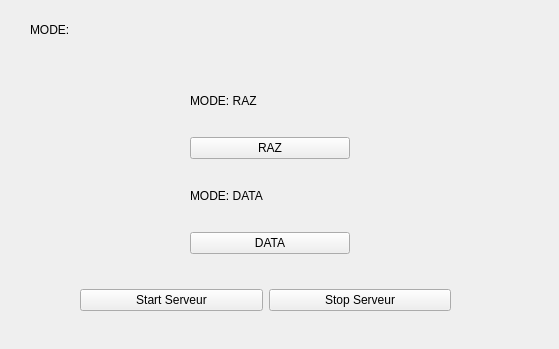
<?xml version="1.0" encoding="UTF-8"?>
<ui version="4.0">
 <class>GestionPortique</class>
 <widget class="QWidget" name="GestionPortique">
  <property name="geometry">
   <rect>
    <x>0</x>
    <y>0</y>
    <width>559</width>
    <height>349</height>
   </rect>
  </property>
  <property name="windowTitle">
   <string>Portique</string>
  </property>
  <widget class="QWidget" name="verticalLayoutWidget">
   <property name="geometry">
    <rect>
     <x>190</x>
     <y>70</y>
     <width>160</width>
     <height>184</height>
    </rect>
   </property>
   <layout class="QVBoxLayout" name="verticalLayout">
    <item>
     <widget class="QLabel" name="label">
      <property name="text">
       <string>MODE: RAZ</string>
      </property>
     </widget>
    </item>
    <item>
     <widget class="QPushButton" name="pushButton">
      <property name="text">
       <string>RAZ</string>
      </property>
     </widget>
    </item>
    <item>
     <widget class="QLabel" name="label_3">
      <property name="text">
       <string>MODE: DATA</string>
      </property>
     </widget>
    </item>
    <item>
     <widget class="QPushButton" name="pushButton_3">
      <property name="text">
       <string>DATA</string>
      </property>
     </widget>
    </item>
   </layout>
  </widget>
  <widget class="QLabel" name="label_4">
   <property name="geometry">
    <rect>
     <x>30</x>
     <y>20</y>
     <width>63</width>
     <height>20</height>
    </rect>
   </property>
   <property name="text">
    <string>MODE:</string>
   </property>
  </widget>
  <widget class="QWidget" name="gridLayoutWidget">
   <property name="geometry">
    <rect>
     <x>80</x>
     <y>260</y>
     <width>371</width>
     <height>80</height>
    </rect>
   </property>
   <layout class="QGridLayout" name="gridLayout">
    <item row="0" column="0">
     <widget class="QPushButton" name="pushButton_4">
      <property name="text">
       <string>Start Serveur</string>
      </property>
     </widget>
    </item>
    <item row="0" column="1">
     <widget class="QPushButton" name="pushButton_5">
      <property name="text">
       <string>Stop Serveur</string>
      </property>
     </widget>
    </item>
   </layout>
  </widget>
 </widget>
 <resources/>
 <connections/>
</ui>
